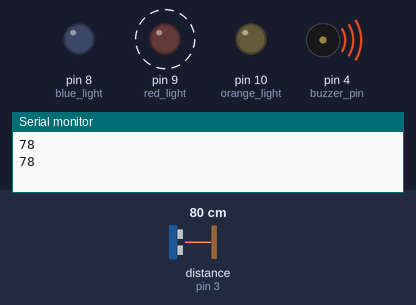
A sketch run on a simulated Arduino Uno, built with avr-gcc and run on an emulated ATmega328P. On the bench: output pins drawn as LEDs (lit = HIGH), buzzer (waves = sounding), the last lines printed to the serial monitor. Wiring (inferred from the names in the program): ultrasonic range finder: trigger pin 2; echo pin 3. Dashed ring = blinking. The inputs (shaded band) are chosen by the test bench; at power-on: distance to the obstacle (sensor on pin 3) 80 cm. The echo pulse lasts 58.3 µs per cm; pins used as bus, display or sensor lines are not drawn.

Above: at 1.2 s.
1.3 s: distance to the obstacle (sensor on pin 3) set to 55 cm
4.3 s: distance to the obstacle (sensor on pin 3) set to 48 cm
At 4.92 s:
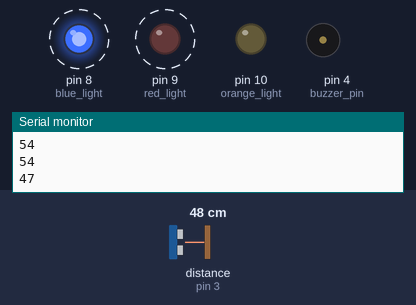
7.3 s: distance to the obstacle (sensor on pin 3) set to 60 cm
At 7.52 s:
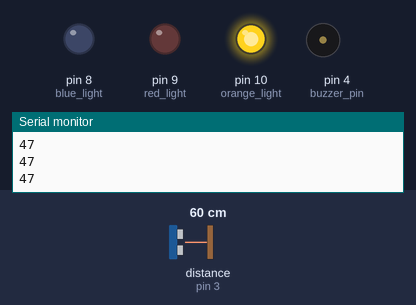
10.3 s: distance to the obstacle (sensor on pin 3) set to 47 cm
At 11.82 s:
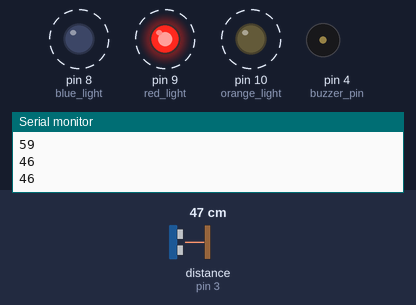
Timing chart, 0 to 14.3 s (numbered marks = the images above; inputs shaded):
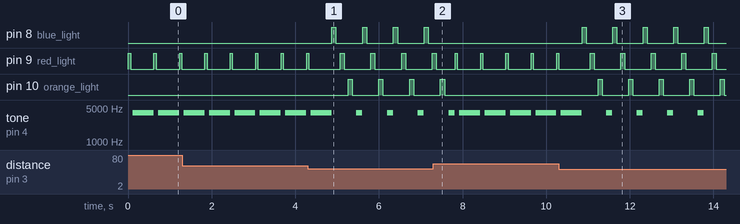

The sketch:

lab02.ino
```cpp
// C++ code
//

int trigger_pin = 2;
int echo_pin = 3;
int buzzer_pin = 4;

int blue_light = 8;
int red_light = 9;
int orange_light = 10;

long getDistance() {
    digitalWrite(trigger_pin, LOW);
    delayMicroseconds(2);
    digitalWrite(trigger_pin, HIGH);
    delayMicroseconds(10);
    digitalWrite(trigger_pin, LOW);

    long duration = pulseIn(echo_pin, HIGH);

    long distanceCm = duration * 0.034 / 2;

    return distanceCm;
}

void setup() {

    pinMode(trigger_pin, OUTPUT);
    pinMode(echo_pin, INPUT);

    pinMode(buzzer_pin, OUTPUT);

    pinMode(blue_light, OUTPUT);
    pinMode(red_light, OUTPUT);
    pinMode(orange_light, OUTPUT);

    Serial.begin(9600);

}

void loop() {
    long distanceCm = getDistance();
    Serial.println(distanceCm);

    // Khoảng cách an toàn (đèn xanh sáng, còn lại tắt)
    if (distanceCm >= 150) {
        digitalWrite(blue_light, HIGH);
        digitalWrite(red_light, LOW);
        digitalWrite(orange_light, LOW);
    }
    // Khoảng cách cảnh báo nguy hiểm (đèn đỏ sáng nhấp nháy, còi kêu liên tục)
    else if (distanceCm > 50 && distanceCm < 150) {
        distanceCm = getDistance();
        digitalWrite(blue_light, LOW);
        digitalWrite(orange_light, LOW);

        digitalWrite(red_light, HIGH);
        delay(50);
        digitalWrite(red_light, LOW);
        delay(50);

        tone(4, 4000);
        delay(500);
        noTone(buzzer_pin);
    }
    // Khoảng cách nguy hiểm (cả ba đèn nhấp nháy, càng gần thì càng nhanh)
    else if (distanceCm <= 50) {
        distanceCm = getDistance();
        digitalWrite(blue_light, HIGH);
        delay(50 + distanceCm);
        digitalWrite(blue_light, LOW);
        delay(50 + distanceCm);
        digitalWrite(red_light, HIGH);
        delay(50 + distanceCm);
        digitalWrite(red_light, LOW);
        delay(50 + distanceCm);
        digitalWrite(orange_light, HIGH);
        delay(50 + distanceCm);
        digitalWrite(orange_light, LOW);
        delay(50 + distanceCm);

        tone(4, 4000);
        delay(100 + distanceCm);
        noTone(buzzer_pin);
    }

}
```

Measured:
- the behaviour switches between 52 and 51 cm on distance to the obstacle (sensor on pin 3) (found by bisection; images 0 and 1)
- after the input at 4.3 s, pin 8 (blue_light): alternates HIGH for 0.10 s and LOW for 0.64 s, starting after 0.58 s; pin 10 (orange_light): alternates HIGH for 0.10 s and LOW for 0.64 s, starting after 0.96 s
- after the input at 7.3 s, pin 8 (blue_light): stops changing and stays LOW; pin 10 (orange_light): goes on until 7.6 s, then stays LOW
- after the input at 10.3 s, pin 8 (blue_light): alternates HIGH for 0.10 s and LOW for 0.63 s, starting after 0.56 s; pin 10 (orange_light): alternates HIGH for 0.10 s and LOW for 0.63 s, starting after 0.94 s
- by itself, pin 9 (red_light): alternates HIGH for 0.10 s and LOW for 0.63 s
- by itself, tone on pin 4 (buzzer_pin): repeats every 0.73 s: silent 0.58 s, 4000 Hz 0.15 s
